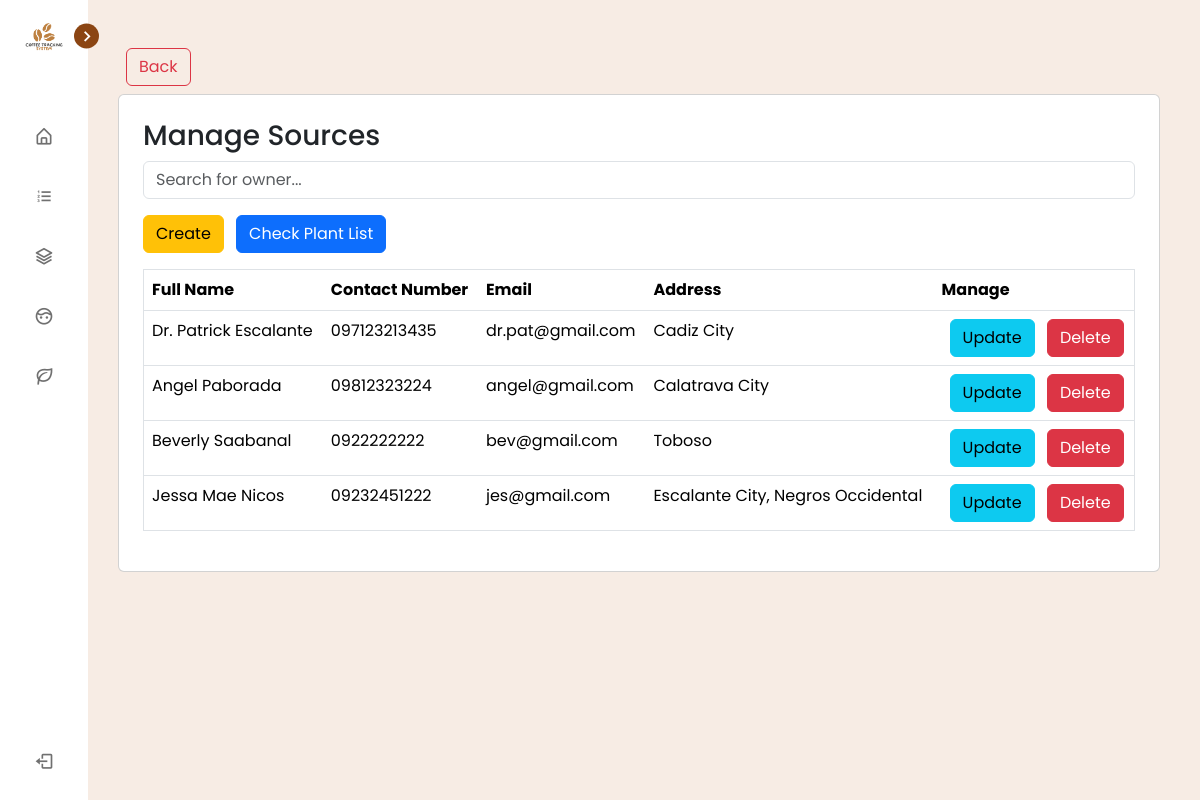
Screenshot of /view/pages/plant_source/index.php (signed in) with the database file from the repository.
### tables this page shows
CREATE TABLE `tbl_source` (
  `id` int(255) NOT NULL,
  `source_id` varchar(255) DEFAULT NULL,
  `source_fullname` varchar(255) DEFAULT NULL,
  `source_contact_number` varchar(255) DEFAULT NULL,
  `source_email` varchar(255) NOT NULL,
  `source_address` varchar(255) DEFAULT NULL,
  `created_date` timestamp(6) NOT NULL DEFAULT current_timestamp(6) ON UPDATE current_timestamp(6)
);

### connection/connection.php (called while the page is built, shortened)
<?php
class config {
    public function __construct(){
        $dsn = "mysql:host=".H.";dbname=".DB;
        $username = U;
        $password = P;
        try {
            $this->pdo = new PDO($dsn, $username, $password);
        } catch (PDOException $e) {
            die("Connection failed: " . $e->getMessage());
        }
    }
}
?>

### controller/PlantSourceController.php (called while the page is built, shortened)
<?php
require_once('../../../services/PlantSourceService.php');
$nurseryOwner = new NurseryOwner();
$owners = $nurseryOwner->getNurseryOwners();
?>

### services/PlantSourceService.php (called while the page is built, shortened)
<?php
require_once("../../../connection/connection.php");
class NurseryOwner extends config {
    public function getNurseryOwners() {
        try {
            $query = "SELECT `id`, `source_id`, `source_fullname`, `source_contact_number`,`source_email`,  `source_address`, `created_date` FROM `tbl_source` WHERE 1";
            $stmt = $this->pdo->prepare($query);
            $stmt->execute();
            return $stmt->fetchAll(PDO::FETCH_ASSOC);
        } catch (PDOException $e) {
            echo "Error: " . $e->getMessage();
        }
    }
}
?>

### view/pages/plant_source/index.php (the view, shortened to what this page needs)
<?php
  include_once('../../components/header.php');
  include_once('../../../controller/PlantSourceController.php');
?>
<div class="p-3">
<a class="btn btn-outline-danger m-2" href="../dashboard/index.php" width="200"> Back </a>
    <div class="card p-4">
    <h3>Manage Sources</h3>
    <div class="mb-3">
        <input type="text" id="searchInput" class="form-control" placeholder="Search for owner...">
    </div>
    <div class="mb-3">
        <a type="button" class="btn btn-warning " href="create.php">Create</a>
        <a type="button" class="btn btn-primary mx-2" href="../plant_nursery/index.php">Check Plant List</a>
    </div>
    <div class="table-responsive">
        <table border="1" class="table" id="nurseryOwnersTable">
            <thead>
                <tr>
                    <th>Full Name</th>
                    <th>Contact Number</th>
                    <th>Email</th>
                    <th>Address</th>
                    <th>Manage</th>
                </tr>
            </thead>
            <tbody>
                <?php if (!empty($owners)): ?>
                    <?php foreach ($owners as $owner): ?>
                        <tr>
                            <td><?php echo htmlspecialchars($owner['source_fullname']); ?></td>
                            <td><?php echo htmlspecialchars($owner['source_contact_number']); ?></td>
                            <td><?php echo htmlspecialchars($owner['source_email']); ?></td>
                            <td><?php echo htmlspecialchars($owner['source_address']); ?></td>
                            <td>
                                <a type="button" class="btn btn-info mx-0 mx-md-2 my-1 my-md-0" href="update.php?userID=<?php echo htmlspecialchars($owner['id']); ?>">Update</a>
                                <button type="button" class="btn btn-danger" data-id="<?php echo htmlspecialchars($owner['id']); ?>" onclick="setDeleteId(this)">Delete</button>
                            </td>
                        </tr>
                    <?php endforeach; ?>
                <?php else: ?>
                    <tr>
                        <td colspan="5" class="text-center">No records found.</td>
                    </tr>
                <?php endif; ?>
            </tbody>
        </table>
        </div>
    </div>
    </div>
<?php include_once('../../components/footer.php'); ?>

### view/css/style.css (style rules this page uses)
body { padding: 5px; background-color: #f5f5f5; font-family: Arial, sans-serif; }

### view/css/sidebar.css (style rules this page uses)
* { margin: 0; padding: 0; box-sizing: border-box; font-family: 'Poppins', sans-serif; }
:root { --body-color: #f7ece4; --sidebar-color: #FFF; --primary-color: #8B4513; --primary-color-light: #fffbf5; --toggle-color: #DDD; --text-color: #707070; --tran-03: all 0.2s ease; --tran-03: all 0.3s ease; --tran-04: all 0.3s ease; --tran-05: all 0.3s ease; }
body { min-height: 100vh; background-color: var(--body-color); transition: var(--tran-05); }

### rows the page displays
tbl_source: source_fullname "Dr. Patrick Escalante", source_contact_number "097123213435", source_email "dr.pat@gmail.com", source_address "Cadiz City"
tbl_source: source_fullname "Angel Paborada", source_contact_number "09812323224", source_email "angel@gmail.com", source_address "Calatrava City"
tbl_source: source_fullname "Beverly Saabanal", source_contact_number "0922222222", source_email "bev@gmail.com", source_address "Toboso"
tbl_source: source_fullname "Jessa Mae Nicos", source_contact_number "09232451222", source_email "jes@gmail.com", source_address "Escalante City, Negros Occidental"
